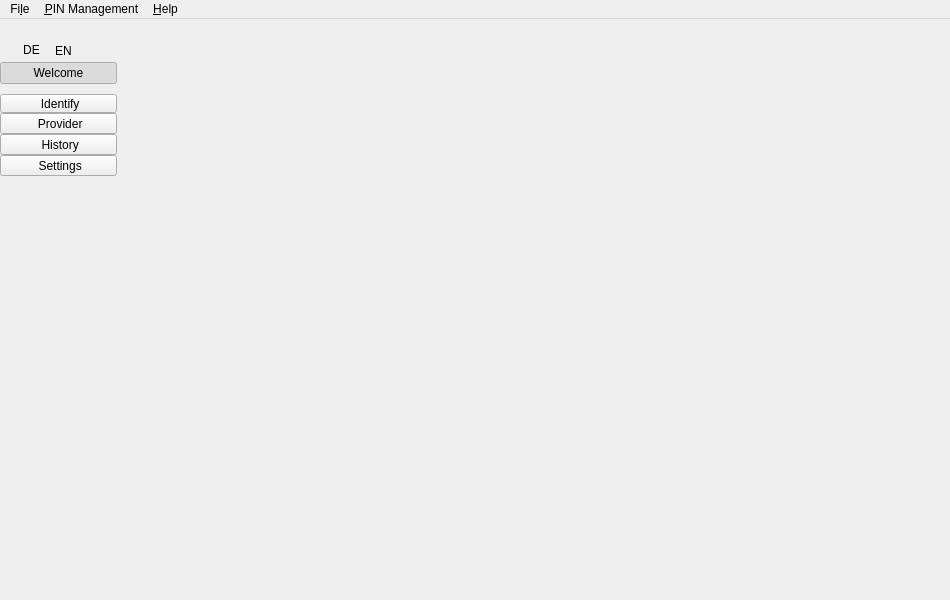
<?xml version="1.0" encoding="UTF-8"?>
<ui version="4.0">
 <class>AppQtMainWidget</class>
 <widget class="QMainWindow" name="AppQtMainWidget">
  <property name="geometry">
   <rect>
    <x>0</x>
    <y>0</y>
    <width>950</width>
    <height>600</height>
   </rect>
  </property>
  <property name="contextMenuPolicy">
   <enum>Qt::NoContextMenu</enum>
  </property>
  <property name="windowTitle">
   <string>AusweisApp2</string>
  </property>
  <property name="windowIcon">
   <iconset resource="../../resources/ausweisapp.qrc">
    <normaloff>:/images/npa.svg</normaloff>:/images/npa.svg</iconset>
  </property>
  <property name="iconSize">
   <size>
    <width>64</width>
    <height>64</height>
   </size>
  </property>
  <widget class="QWidget" name="appMainWidget">
   <layout class="QVBoxLayout" name="verticalLayout_2">
    <property name="spacing">
     <number>0</number>
    </property>
    <property name="leftMargin">
     <number>0</number>
    </property>
    <property name="topMargin">
     <number>0</number>
    </property>
    <property name="rightMargin">
     <number>0</number>
    </property>
    <property name="bottomMargin">
     <number>0</number>
    </property>
    <item>
     <widget class="QWidget" name="headerWidget" native="true">
      <property name="sizePolicy">
       <sizepolicy hsizetype="Preferred" vsizetype="Minimum">
        <horstretch>0</horstretch>
        <verstretch>0</verstretch>
       </sizepolicy>
      </property>
      <property name="minimumSize">
       <size>
        <width>0</width>
        <height>10</height>
       </size>
      </property>
      <property name="maximumSize">
       <size>
        <width>16777215</width>
        <height>10</height>
       </size>
      </property>
     </widget>
    </item>
    <item>
     <widget class="QStackedWidget" name="centralWidget">
      <property name="currentIndex">
       <number>0</number>
      </property>
      <widget class="QWidget" name="appWidget">
       <layout class="QHBoxLayout" name="horizontalLayout_3">
        <property name="leftMargin">
         <number>0</number>
        </property>
        <property name="topMargin">
         <number>0</number>
        </property>
        <property name="rightMargin">
         <number>0</number>
        </property>
        <property name="bottomMargin">
         <number>0</number>
        </property>
        <item>
         <layout class="QHBoxLayout" name="horizontalLayout">
          <property name="spacing">
           <number>0</number>
          </property>
          <property name="topMargin">
           <number>0</number>
          </property>
          <item>
           <widget class="governikus::TabButtonGroup" name="mainTabList" native="true">
            <property name="sizePolicy">
             <sizepolicy hsizetype="Preferred" vsizetype="Preferred">
              <horstretch>0</horstretch>
              <verstretch>0</verstretch>
             </sizepolicy>
            </property>
            <property name="accessibleName">
             <string>Actions</string>
            </property>
            <layout class="QVBoxLayout" name="menuLayout">
             <property name="spacing">
              <number>0</number>
             </property>
             <property name="leftMargin">
              <number>0</number>
             </property>
             <property name="topMargin">
              <number>0</number>
             </property>
             <property name="rightMargin">
              <number>0</number>
             </property>
             <property name="bottomMargin">
              <number>0</number>
             </property>
             <item>
              <layout class="QHBoxLayout" name="horizontalLayout_4">
               <property name="leftMargin">
                <number>5</number>
               </property>
               <property name="topMargin">
                <number>10</number>
               </property>
               <property name="bottomMargin">
                <number>0</number>
               </property>
               <item>
                <spacer name="horizontalSpacer_6">
                 <property name="orientation">
                  <enum>Qt::Horizontal</enum>
                 </property>
                 <property name="sizeType">
                  <enum>QSizePolicy::Minimum</enum>
                 </property>
                 <property name="sizeHint" stdset="0">
                  <size>
                   <width>13</width>
                   <height>20</height>
                  </size>
                 </property>
                </spacer>
               </item>
               <item>
                <widget class="QPushButton" name="germanButton">
                 <property name="sizePolicy">
                  <sizepolicy hsizetype="Maximum" vsizetype="Maximum">
                   <horstretch>0</horstretch>
                   <verstretch>0</verstretch>
                  </sizepolicy>
                 </property>
                 <property name="maximumSize">
                  <size>
                   <width>53</width>
                   <height>22</height>
                  </size>
                 </property>
                 <property name="accessibleName">
                  <string>Switch language to German</string>
                 </property>
                 <property name="styleSheet">
                  <string notr="true">padding: 4px;</string>
                 </property>
                 <property name="text">
                  <string>DE</string>
                 </property>
                 <property name="icon">
                  <iconset resource="../../resources/ausweisapp.qrc">
                   <normaloff>:/images/location_flag_de.svg</normaloff>:/images/location_flag_de.svg</iconset>
                 </property>
                 <property name="flat">
                  <bool>true</bool>
                 </property>
                 <attribute name="buttonGroup">
                  <string notr="true">buttonGroup</string>
                 </attribute>
                </widget>
               </item>
               <item>
                <spacer name="horizontalSpacer_7">
                 <property name="orientation">
                  <enum>Qt::Horizontal</enum>
                 </property>
                 <property name="sizeType">
                  <enum>QSizePolicy::Fixed</enum>
                 </property>
                 <property name="sizeHint" stdset="0">
                  <size>
                   <width>5</width>
                   <height>20</height>
                  </size>
                 </property>
                </spacer>
               </item>
               <item>
                <widget class="QPushButton" name="englishButton">
                 <property name="enabled">
                  <bool>true</bool>
                 </property>
                 <property name="sizePolicy">
                  <sizepolicy hsizetype="Maximum" vsizetype="Maximum">
                   <horstretch>0</horstretch>
                   <verstretch>0</verstretch>
                  </sizepolicy>
                 </property>
                 <property name="maximumSize">
                  <size>
                   <width>53</width>
                   <height>23</height>
                  </size>
                 </property>
                 <property name="accessibleName">
                  <string>Switch language to English</string>
                 </property>
                 <property name="styleSheet">
                  <string notr="true">padding: 4px;</string>
                 </property>
                 <property name="text">
                  <string>EN</string>
                 </property>
                 <property name="icon">
                  <iconset resource="../../resources/ausweisapp.qrc">
                   <normaloff>:/images/location_flag_en.svg</normaloff>:/images/location_flag_en.svg</iconset>
                 </property>
                 <property name="checkable">
                  <bool>false</bool>
                 </property>
                 <property name="flat">
                  <bool>true</bool>
                 </property>
                 <attribute name="buttonGroup">
                  <string notr="true">buttonGroup</string>
                 </attribute>
                </widget>
               </item>
               <item>
                <spacer name="horizontalSpacer_5">
                 <property name="orientation">
                  <enum>Qt::Horizontal</enum>
                 </property>
                 <property name="sizeType">
                  <enum>QSizePolicy::Expanding</enum>
                 </property>
                 <property name="sizeHint" stdset="0">
                  <size>
                   <width>40</width>
                   <height>20</height>
                  </size>
                 </property>
                </spacer>
               </item>
              </layout>
             </item>
             <item>
              <widget class="QPushButton" name="startPushButton">
               <property name="sizePolicy">
                <sizepolicy hsizetype="Preferred" vsizetype="Fixed">
                 <horstretch>0</horstretch>
                 <verstretch>0</verstretch>
                </sizepolicy>
               </property>
               <property name="text">
                <string>Welcome</string>
               </property>
               <property name="checkable">
                <bool>true</bool>
               </property>
               <property name="checked">
                <bool>true</bool>
               </property>
              </widget>
             </item>
             <item>
              <widget class="governikus::TabButton" name="ausweisenToolButton">
               <property name="sizePolicy">
                <sizepolicy hsizetype="Preferred" vsizetype="Fixed">
                 <horstretch>0</horstretch>
                 <verstretch>0</verstretch>
                </sizepolicy>
               </property>
               <property name="styleSheet">
                <string notr="true">margin-top: 10px;</string>
               </property>
               <property name="text">
                <string> Identify</string>
               </property>
               <property name="iconSize">
                <size>
                 <width>32</width>
                 <height>32</height>
                </size>
               </property>
               <property name="checkable">
                <bool>true</bool>
               </property>
               <property name="checked">
                <bool>false</bool>
               </property>
               <property name="toolButtonStyle">
                <enum>Qt::ToolButtonTextBesideIcon</enum>
               </property>
              </widget>
             </item>
             <item>
              <widget class="governikus::TabButton" name="providerToolButton">
               <property name="sizePolicy">
                <sizepolicy hsizetype="Preferred" vsizetype="Fixed">
                 <horstretch>0</horstretch>
                 <verstretch>0</verstretch>
                </sizepolicy>
               </property>
               <property name="text">
                <string> Provider</string>
               </property>
               <property name="iconSize">
                <size>
                 <width>32</width>
                 <height>32</height>
                </size>
               </property>
               <property name="checkable">
                <bool>true</bool>
               </property>
               <property name="autoRepeatDelay">
                <number>300</number>
               </property>
               <property name="autoRepeatInterval">
                <number>100</number>
               </property>
               <property name="toolButtonStyle">
                <enum>Qt::ToolButtonTextBesideIcon</enum>
               </property>
              </widget>
             </item>
             <item>
              <widget class="governikus::TabButton" name="historyToolButton">
               <property name="sizePolicy">
                <sizepolicy hsizetype="Preferred" vsizetype="Fixed">
                 <horstretch>0</horstretch>
                 <verstretch>0</verstretch>
                </sizepolicy>
               </property>
               <property name="text">
                <string> History</string>
               </property>
               <property name="iconSize">
                <size>
                 <width>32</width>
                 <height>32</height>
                </size>
               </property>
               <property name="checkable">
                <bool>true</bool>
               </property>
               <property name="toolButtonStyle">
                <enum>Qt::ToolButtonTextBesideIcon</enum>
               </property>
              </widget>
             </item>
             <item>
              <widget class="governikus::TabButton" name="settingsToolButton">
               <property name="sizePolicy">
                <sizepolicy hsizetype="Preferred" vsizetype="Fixed">
                 <horstretch>0</horstretch>
                 <verstretch>0</verstretch>
                </sizepolicy>
               </property>
               <property name="text">
                <string> Settings</string>
               </property>
               <property name="iconSize">
                <size>
                 <width>32</width>
                 <height>32</height>
                </size>
               </property>
               <property name="checkable">
                <bool>true</bool>
               </property>
               <property name="toolButtonStyle">
                <enum>Qt::ToolButtonTextBesideIcon</enum>
               </property>
              </widget>
             </item>
             <item>
              <layout class="QHBoxLayout" name="horizontalLayout_5">
               <property name="spacing">
                <number>0</number>
               </property>
               <property name="topMargin">
                <number>15</number>
               </property>
               <item>
                <spacer name="horizontalSpacer_3">
                 <property name="orientation">
                  <enum>Qt::Horizontal</enum>
                 </property>
                 <property name="sizeHint" stdset="0">
                  <size>
                   <width>40</width>
                   <height>20</height>
                  </size>
                 </property>
                </spacer>
               </item>
               <item>
                <widget class="QLabel" name="betaLabel">
                 <property name="text">
                  <string/>
                 </property>
                </widget>
               </item>
               <item>
                <spacer name="horizontalSpacer_4">
                 <property name="orientation">
                  <enum>Qt::Horizontal</enum>
                 </property>
                 <property name="sizeHint" stdset="0">
                  <size>
                   <width>40</width>
                   <height>20</height>
                  </size>
                 </property>
                </spacer>
               </item>
              </layout>
             </item>
             <item>
              <spacer name="verticalSpacer_3">
               <property name="orientation">
                <enum>Qt::Vertical</enum>
               </property>
               <property name="sizeType">
                <enum>QSizePolicy::MinimumExpanding</enum>
               </property>
               <property name="sizeHint" stdset="0">
                <size>
                 <width>20</width>
                 <height>40</height>
                </size>
               </property>
              </spacer>
             </item>
            </layout>
           </widget>
          </item>
          <item>
           <widget class="QStackedWidget" name="stackedWidget">
            <property name="sizePolicy">
             <sizepolicy hsizetype="Expanding" vsizetype="Preferred">
              <horstretch>1</horstretch>
              <verstretch>0</verstretch>
             </sizepolicy>
            </property>
            <property name="currentIndex">
             <number>0</number>
            </property>
            <widget class="QWidget" name="applicationPage">
             <layout class="QVBoxLayout" name="verticalLayout">
              <item>
               <widget class="QWidget" name="widget" native="true">
                <layout class="QHBoxLayout" name="horizontalLayout_2">
                 <item>
                  <layout class="QGridLayout" name="applicationGridLayout">
                   <item row="3" column="0">
                    <spacer name="horizontalSpacer">
                     <property name="orientation">
                      <enum>Qt::Horizontal</enum>
                     </property>
                     <property name="sizeHint" stdset="0">
                      <size>
                       <width>40</width>
                       <height>20</height>
                      </size>
                     </property>
                    </spacer>
                   </item>
                   <item row="3" column="2">
                    <spacer name="horizontalSpacer_2">
                     <property name="orientation">
                      <enum>Qt::Horizontal</enum>
                     </property>
                     <property name="sizeHint" stdset="0">
                      <size>
                       <width>40</width>
                       <height>20</height>
                      </size>
                     </property>
                    </spacer>
                   </item>
                   <item row="3" column="1">
                    <widget class="QLabel" name="appLabel">
                     <property name="focusPolicy">
                      <enum>Qt::StrongFocus</enum>
                     </property>
                     <property name="accessibleName">
                      <string>nPA and eAT Logo</string>
                     </property>
                     <property name="pixmap">
                      <pixmap>:/images/start_nPA_eAT.png</pixmap>
                     </property>
                    </widget>
                   </item>
                   <item row="4" column="1">
                    <spacer name="verticalSpacer">
                     <property name="orientation">
                      <enum>Qt::Vertical</enum>
                     </property>
                     <property name="sizeHint" stdset="0">
                      <size>
                       <width>20</width>
                       <height>40</height>
                      </size>
                     </property>
                    </spacer>
                   </item>
                   <item row="0" column="1">
                    <spacer name="verticalSpacer_2">
                     <property name="orientation">
                      <enum>Qt::Vertical</enum>
                     </property>
                     <property name="sizeHint" stdset="0">
                      <size>
                       <width>20</width>
                       <height>40</height>
                      </size>
                     </property>
                    </spacer>
                   </item>
                   <item row="1" column="1">
                    <widget class="QLabel" name="appLogoLabel">
                     <property name="focusPolicy">
                      <enum>Qt::StrongFocus</enum>
                     </property>
                     <property name="accessibleName">
                      <string>AusweisApp2 Logo</string>
                     </property>
                     <property name="pixmap">
                      <pixmap>:/images/AppLogo_AutentApp2_2014.png</pixmap>
                     </property>
                     <property name="alignment">
                      <set>Qt::AlignCenter</set>
                     </property>
                    </widget>
                   </item>
                   <item row="2" column="1">
                    <spacer name="verticalSpacer_5">
                     <property name="orientation">
                      <enum>Qt::Vertical</enum>
                     </property>
                     <property name="sizeHint" stdset="0">
                      <size>
                       <width>20</width>
                       <height>40</height>
                      </size>
                     </property>
                    </spacer>
                   </item>
                  </layout>
                 </item>
                </layout>
               </widget>
              </item>
             </layout>
            </widget>
            <widget class="governikus::ProviderWidget" name="providerPage"/>
            <widget class="governikus::SelfInformationWidget" name="identifyPage">
             <property name="enabled">
              <bool>true</bool>
             </property>
            </widget>
            <widget class="governikus::HistoryWidget" name="historyPage"/>
            <widget class="governikus::SettingsWidget" name="settingsPage"/>
            <widget class="QWidget" name="workflowPage">
             <layout class="QVBoxLayout" name="verticalLayout_15">
              <property name="spacing">
               <number>0</number>
              </property>
              <property name="leftMargin">
               <number>6</number>
              </property>
              <property name="topMargin">
               <number>6</number>
              </property>
              <property name="rightMargin">
               <number>6</number>
              </property>
              <property name="bottomMargin">
               <number>6</number>
              </property>
             </layout>
            </widget>
           </widget>
          </item>
         </layout>
        </item>
       </layout>
      </widget>
      <widget class="QWidget" name="appLogoWidget">
       <layout class="QVBoxLayout" name="verticalLayout_4">
        <property name="spacing">
         <number>0</number>
        </property>
        <property name="leftMargin">
         <number>0</number>
        </property>
        <property name="topMargin">
         <number>0</number>
        </property>
        <property name="rightMargin">
         <number>0</number>
        </property>
        <property name="bottomMargin">
         <number>0</number>
        </property>
        <item>
         <spacer name="verticalSpacer_4">
          <property name="orientation">
           <enum>Qt::Vertical</enum>
          </property>
          <property name="sizeHint" stdset="0">
           <size>
            <width>20</width>
            <height>40</height>
           </size>
          </property>
         </spacer>
        </item>
        <item>
         <widget class="QLabel" name="logoLabel">
          <property name="pixmap">
           <pixmap>:/images/Logo_AutentApp2_2014.png</pixmap>
          </property>
         </widget>
        </item>
       </layout>
      </widget>
     </widget>
    </item>
    <item>
     <widget class="governikus::DeveloperModeHistoryWidget" name="developerModeHistoryWidget" native="true">
      <property name="sizePolicy">
       <sizepolicy hsizetype="Preferred" vsizetype="MinimumExpanding">
        <horstretch>0</horstretch>
        <verstretch>0</verstretch>
       </sizepolicy>
      </property>
      <property name="minimumSize">
       <size>
        <width>0</width>
        <height>0</height>
       </size>
      </property>
      <property name="maximumSize">
       <size>
        <width>16777215</width>
        <height>170</height>
       </size>
      </property>
     </widget>
    </item>
   </layout>
  </widget>
  <widget class="QMenuBar" name="menuBar">
   <property name="geometry">
    <rect>
     <x>0</x>
     <y>0</y>
     <width>840</width>
     <height>20</height>
    </rect>
   </property>
   <property name="nativeMenuBar">
    <bool>true</bool>
   </property>
   <widget class="QMenu" name="menuDatei">
    <property name="title">
     <string>Fi&amp;le</string>
    </property>
    <addaction name="actionAusweisen"/>
    <addaction name="actionProvider"/>
    <addaction name="actionHistory"/>
    <addaction name="actionSettings"/>
    <addaction name="separator"/>
    <addaction name="actionBeenden"/>
   </widget>
   <widget class="QMenu" name="menuHilfe">
    <property name="title">
     <string>&amp;Help</string>
    </property>
    <addaction name="actionSetupAssistant"/>
    <addaction name="actionDiagnosis"/>
    <addaction name="separator"/>
    <addaction name="actionHelp"/>
    <addaction name="separator"/>
    <addaction name="actionQuestion"/>
    <addaction name="actionSendError"/>
    <addaction name="actionEvaluate"/>
    <addaction name="separator"/>
    <addaction name="actionSaveProtocol"/>
    <addaction name="actionShowProtocol"/>
    <addaction name="separator"/>
    <addaction name="actionInfo"/>
   </widget>
   <widget class="QMenu" name="menuPINManagement">
    <property name="title">
     <string>&amp;PIN Management</string>
    </property>
    <addaction name="actionChangePin"/>
   </widget>
   <addaction name="menuDatei"/>
   <addaction name="menuPINManagement"/>
   <addaction name="menuHilfe"/>
  </widget>
  <action name="actionClose">
   <property name="text">
    <string>Minimise</string>
   </property>
  </action>
  <action name="actionBeenden">
   <property name="text">
    <string>&amp;Exit</string>
   </property>
   <property name="menuRole">
    <enum>QAction::QuitRole</enum>
   </property>
  </action>
  <action name="actionAusweisen">
   <property name="text">
    <string>&amp;Identify</string>
   </property>
  </action>
  <action name="actionSettings">
   <property name="text">
    <string>&amp;Settings</string>
   </property>
  </action>
  <action name="actionHelp">
   <property name="text">
    <string>&amp;Manual</string>
   </property>
  </action>
  <action name="actionEvaluate">
   <property name="text">
    <string>&amp;Evaluate</string>
   </property>
  </action>
  <action name="actionSendError">
   <property name="text">
    <string>&amp;Report error</string>
   </property>
  </action>
  <action name="actionInfo">
   <property name="text">
    <string>&amp;About AusweisApp2</string>
   </property>
   <property name="menuRole">
    <enum>QAction::AboutRole</enum>
   </property>
  </action>
  <action name="actionProvider">
   <property name="text">
    <string>&amp;Provider</string>
   </property>
  </action>
  <action name="actionShowProtocol">
   <property name="text">
    <string>S&amp;how log</string>
   </property>
  </action>
  <action name="actionSaveProtocol">
   <property name="text">
    <string>Save &amp;log</string>
   </property>
  </action>
  <action name="actionQuestion">
   <property name="text">
    <string>&amp;Questions</string>
   </property>
  </action>
  <action name="actionHistory">
   <property name="text">
    <string>&amp;History</string>
   </property>
  </action>
  <action name="actionChangePin">
   <property name="text">
    <string>&amp;Change PIN</string>
   </property>
  </action>
  <action name="actionSetupAssistant">
   <property name="text">
    <string>&amp;Setup assistant</string>
   </property>
   <property name="menuRole">
    <enum>QAction::NoRole</enum>
   </property>
  </action>
  <action name="actionDiagnosis">
   <property name="text">
    <string>&amp;Diagnosis</string>
   </property>
  </action>
 </widget>
 <customwidgets>
  <customwidget>
   <class>governikus::TabButtonGroup</class>
   <extends>QWidget</extends>
   <header>generic/TabButtonGroup.h</header>
   <container>1</container>
  </customwidget>
  <customwidget>
   <class>governikus::SettingsWidget</class>
   <extends>QWidget</extends>
   <header>SettingsWidget.h</header>
   <container>1</container>
  </customwidget>
  <customwidget>
   <class>governikus::ProviderWidget</class>
   <extends>QWidget</extends>
   <header>ProviderWidget.h</header>
   <container>1</container>
  </customwidget>
  <customwidget>
   <class>governikus::SelfInformationWidget</class>
   <extends>QWidget</extends>
   <header>SelfInformationWidget.h</header>
   <container>1</container>
  </customwidget>
  <customwidget>
   <class>governikus::HistoryWidget</class>
   <extends>QWidget</extends>
   <header>HistoryWidget.h</header>
   <container>1</container>
  </customwidget>
  <customwidget>
   <class>governikus::DeveloperModeHistoryWidget</class>
   <extends>QWidget</extends>
   <header>DeveloperModeHistoryWidget.h</header>
   <container>1</container>
  </customwidget>
  <customwidget>
   <class>governikus::TabButton</class>
   <extends>QToolButton</extends>
   <header>generic/TabButtonGroup.h</header>
  </customwidget>
 </customwidgets>
 <tabstops>
  <tabstop>startPushButton</tabstop>
  <tabstop>appLogoLabel</tabstop>
  <tabstop>appLabel</tabstop>
  <tabstop>ausweisenToolButton</tabstop>
  <tabstop>providerToolButton</tabstop>
  <tabstop>historyToolButton</tabstop>
  <tabstop>settingsToolButton</tabstop>
 </tabstops>
 <resources>
  <include location="../../resources/ausweisapp.qrc"/>
 </resources>
 <connections/>
 <buttongroups>
  <buttongroup name="buttonGroup"/>
 </buttongroups>
</ui>
